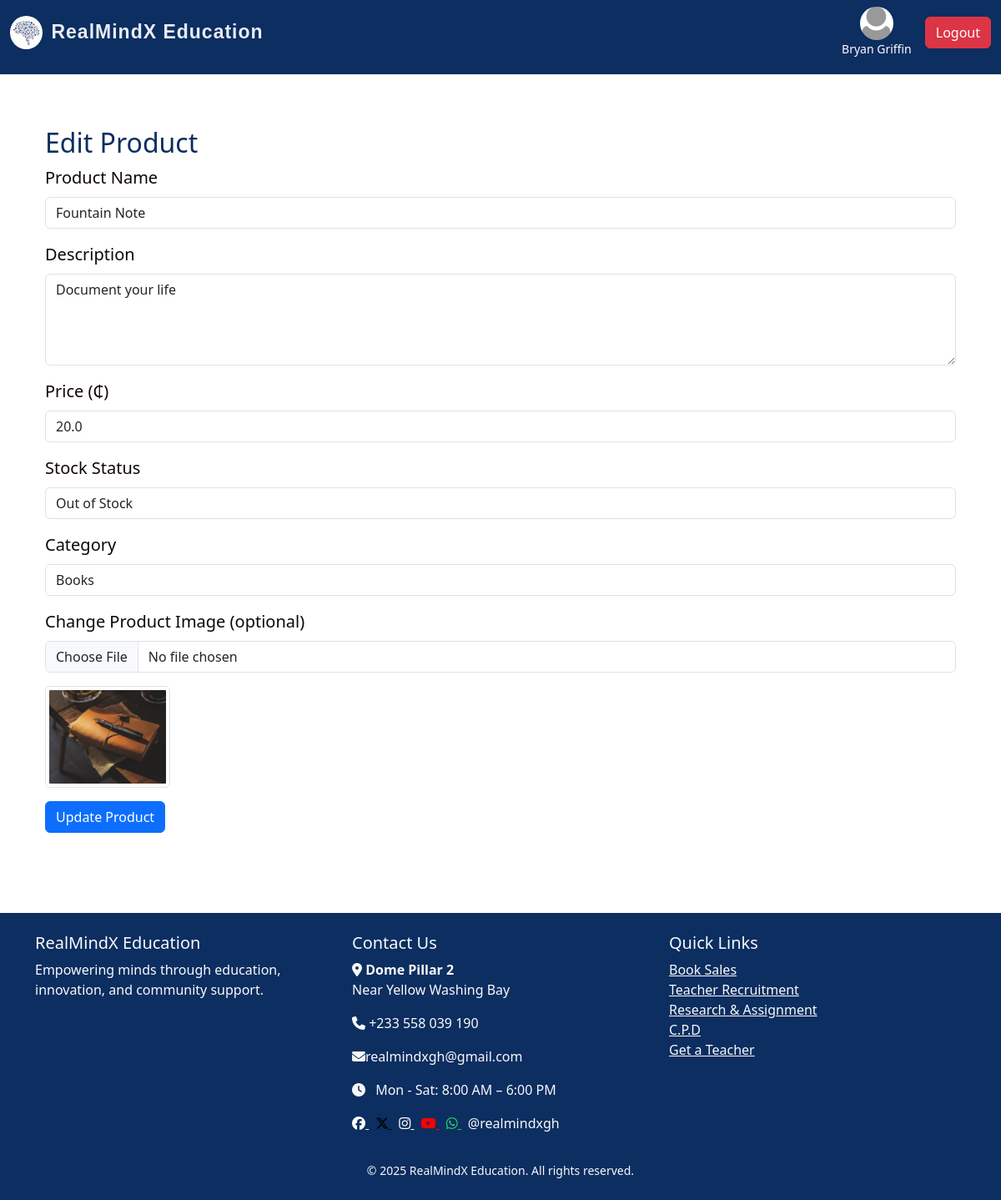
The app's page /admin/edit-product/3 (signed in), older data.
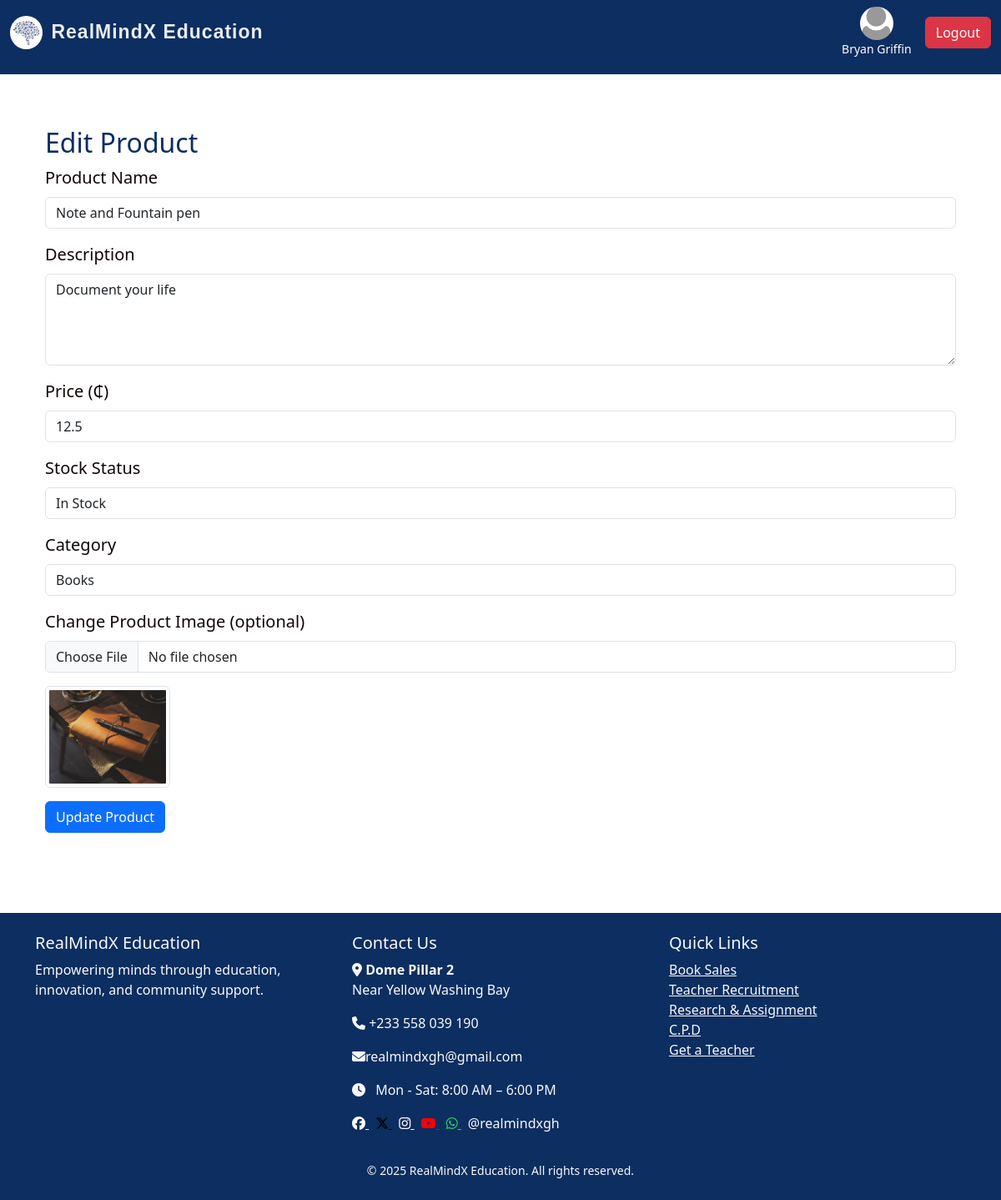
The same page, newer data.
### realmind/models/admin.py (models this page shows, shortened)
class Admin(UserMixin, db.Model):
    id = db.Column(db.Integer, primary_key=True)
    username = db.Column(db.String(150), unique=True, nullable=False)
    email = db.Column(db.String(150), unique=True, nullable=False)
    password = db.Column(db.String(150), nullable=False)
    profile_pic = db.Column(db.String(200), nullable=True)
    job_posts = db.relationship('JobPost', backref='admin', lazy=True)
    news_posts = db.relationship('News', backref='admin', lazy=True)
    @property
    def is_admin(self):
        return True

### realmind/models/products.py (models this page shows, shortened)
class Product(db.Model):
    id = db.Column(db.Integer, primary_key=True)
    name = db.Column(db.String(120), nullable=False)
    description = db.Column(db.Text, nullable=False)
    price = db.Column(db.Float, nullable=False)
    image_filename = db.Column(db.String(120), nullable=True)
    in_stock = db.Column(db.Boolean, default=True)
    date_created = db.Column(db.DateTime, default=datetime.utcnow)
    ecommerce_product_id = db.Column(db.Integer, nullable=True)
    admin_id = db.Column(db.Integer, db.ForeignKey('admin.id'), nullable=False)
    admin = db.relationship('Admin', backref=db.backref('products', lazy=True))
    category_id = db.Column(db.Integer, db.ForeignKey('category.id'), nullable=True)
    category = db.relationship('Category', back_populates='products')

### realmind/models/category.py (models this page shows)
class Category(db.Model):
    id = db.Column(db.Integer, primary_key=True)
    name = db.Column(db.String(100), unique=True, nullable=False)
    products = db.relationship('Product', back_populates='category', lazy=True)

### realmind/routes/admin_routes.py (the view, shortened to what this page needs)
@admin_bp.route('/admin/edit-product/<int:product_id>', methods=['GET', 'POST'])
@login_required
def edit_product(product_id):
    product = Product.query.get_or_404(product_id)
    return render_template('admin/edit_product.html', product=product)

### realmind/templates/admin/edit_product.html (shortened to what this page needs)
{% extends "index.html" %}
{% block content %}
<div class="container my-5">
  <h2>Edit Product</h2>
  <form method="POST" enctype="multipart/form-data">
    <div class="mb-3">
      <label for="name" class="form-label">Product Name</label>
      <input type="text" name="name" id="name" value="{{ product.name }}" class="form-control" required>
    </div>
    <div class="mb-3">
      <label for="description" class="form-label">Description</label>
      <textarea name="description" id="description" rows="4" class="form-control" required>{{ product.description }}</textarea>
    </div>
    <div class="mb-3">
      <label for="price" class="form-label">Price (₵)</label>
      <input type="number" step="0.01" name="price" id="price" value="{{ product.price }}" class="form-control" required>
    </div>
    <div class="mb-3">
      <label for="in_stock" class="form-label">Stock Status</label>
      <select name="in_stock" id="in_stock" class="form-control">
        <option value="true" {% if product.in_stock %}selected{% endif %}>In Stock</option>
        <option value="false" {% if not product.in_stock %}selected{% endif %}>Out of Stock</option>
      </select>
    </div>
    <div class="mb-3">
      <label for="category_name" class="form-label">Category</label>
      <input type="text" name="category_name" id="category_name" value="{{ product.category.name if product.category else '' }}" class="form-control" required>
    </div>
    <div class="mb-3">
      <label for="image" class="form-label">Change Product Image (optional)</label>
      <input type="file" name="image" id="image" class="form-control" accept="image/*">
    </div>
    {% if product.image_filename %}
    <div class="mb-3">
      <img src="{{ url_for('static', filename='uploads/' ~ product.image_filename) }}" width="150" class="img-thumbnail">
    </div>
    {% endif %}
    <button type="submit" class="btn btn-primary">Update Product</button>
  </form>
</div>
{% endblock %}

### realmind/templates/index.html (shortened to what this page needs)
<!DOCTYPE html>
<html lang="en">
<head>
  <link rel="stylesheet" href="https://cdn.jsdelivr.net/npm/bootstrap@5.3.3/dist/css/bootstrap.min.css">
  <link rel="stylesheet" href="https://cdnjs.cloudflare.com/ajax/libs/font-awesome/6.6.0/css/all.min.css">
  <link rel="stylesheet" href="{{ url_for('static', filename='main.css') }}">
</head>
<body>
<nav class="navbar navbar-expand-lg navbar-dark bg-steel fixed-top">
  <div class="container-fluid">
<a class="navbar-brand d-flex align-items-center"
   href="{% if current_user.is_authenticated %}
            {% if current_user.is_admin %}
              {{ url_for('admin.admin_dashboard') }}
            {% else %}
              {{ url_for('user.users_dashboard') }}
            {% endif %}
         {% else %}
            {{ url_for('main.home') }}
         {% endif %}">
  <img src="{{ url_for('static', filename='images/brain.jpg') }}" alt="Logo" style="height: 40px; border-radius: 50%; margin-right: 10px;">
  RealMindX Education
</a>
    <div class="collapse navbar-collapse justify-content-end" id="navbarNav">
      <ul class="navbar-nav">
        {% if current_user.is_authenticated %}
        <li class="nav-item d-flex align-items-center ms-2">
          <div class="d-flex flex-column align-items-center text-white me-3">
            {% if current_user.profile_pic %}
              <img src="{{ url_for('static', filename='uploads/' ~ current_user.profile_pic) }}"
                   alt="Profile"
                   style="width: 40px; height: 40px; border-radius: 50%; object-fit: cover;">
            {% else %}
              <img src="{{ url_for('static', filename='images/default-profile.webp') }}"
                   alt="Default Profile"
                   style="width: 40px; height: 40px; border-radius: 50%; object-fit: cover;">
            {% endif %}
            <small>{{ current_user.username }}</small>
          </div>
          <a class="btn btn-danger" href="{{ url_for('auth.logout') }}">Logout</a>
        </li>
        {% endif %}
      </ul>
    </div>
  </div>
</nav>
<main class="container mt-5 pt-4">
  {% block content %}{% endblock %}
</main>
{% include 'footer.html' %}
</body>
</html>

### realmind/templates/footer.html (shortened to what this page needs)
<footer class="bg-steel text-light mt-5 pt-4 pb-4">
    <div class="container">
      <div class="row">
        <div class="col-md-4">
          <h5>RealMindX Education</h5>
          <p>Empowering minds through education, innovation, and community support.</p>
        </div>
        <div class="col-md-4 mb-3">
          <h5>Contact Us</h5>
          <p><i class="fa fa-map-marker-alt"></i> <strong>Dome Pillar 2</strong><br>
            Near Yellow Washing Bay</p>
          <p><i class="fa fa-phone"></i> +233 558 039 190</p>
          <p><i class="fa fa-envelope"></i>realmindxgh@gmail.com</p>
          <p><i class="fa fa-clock me-2"></i> Mon - Sat: 8:00 AM – 6:00 PM</p>
          <div class="mt-2">
            <a href="https://web.facebook.com/profile.php?id=61566941171883" target="_blank" class="me-2" style="color: white;">
              <i class="fa-brands fa-facebook"></i>
            </a>
            <a href="https://x.com/RealMindXgh" target="_blank" class="me-2" style="color: black;">
              <i class="fa-brands fa-x-twitter"></i>
            </a>
            <a href="https://www.instagram.com/realmindxgh/" target="_blank" class="me-2" style="color: white;">
              <i class="fa-brands fa-instagram"></i>
            </a>
            <a href="https://www.youtube.com/@realmindxgh" target="_blank" class="me-2" style="color: red;">
              <i class="fa-brands fa-youtube"></i>
            </a>
            <a href="https://wa.link/d6x888" target="_blank" class="me-2" style="color: #25D366;">
              <i class="fa-brands fa-whatsapp"></i>
            </a>
              <span>@realmindxgh</span>
          </div>
        </div>
        <div class="col-md-4">
          <h5>Quick Links</h5>
          <ul class="list-unstyled">
            <li><a href="#" class="text-light">Book Sales</a></li>
            <li><a href="#" class="text-light">Teacher Recruitment</a></li>
            <li><a href="#" class="text-light">Research & Assignment</a></li>
            <li><a href="#" class="text-light">C.P.D</a></li>
            <li><a href="#" class="text-light">Get a Teacher</a></li>
          </ul>
        </div>
      </div>
        <div class="text-center mt-3">
            <small id="copyright"></small>
        </div>
    </div>
  </footer>

### realmind/static/main.css (style rules this page uses)
html,body { position: relative; color: #0f0505; display: flex; flex-direction: column; margin: 0; margin-top: 1.0rem; }
.container { flex: 1; }
.navbar { margin-bottom: 0; padding-bottom: 20px; }
.navbar-brand { text-decoration: none; font-family: "Poppins", sans-serif; font-size: 23px; font-weight: bold; color:rgb(233, 236, 243); letter-spacing: 1px; }
.bg-steel { background-color: #0C2E60; }
.navbar-nav a { font-size: 16px; font-weight: 400; display: flex; align-items: center; gap: 5px; color: #ffffff; }
h1, h2, h3, h4 { color: #0C2E60; }
label, button { font-size: 20px; }

Row changes from the older to the newer data that the page shows:
changed Product "Document your life": name "Fountain Note" → "Note and Fountain pen"; price "20.0" → "12.5"; in_stock "Out of Stock" → "In Stock"
